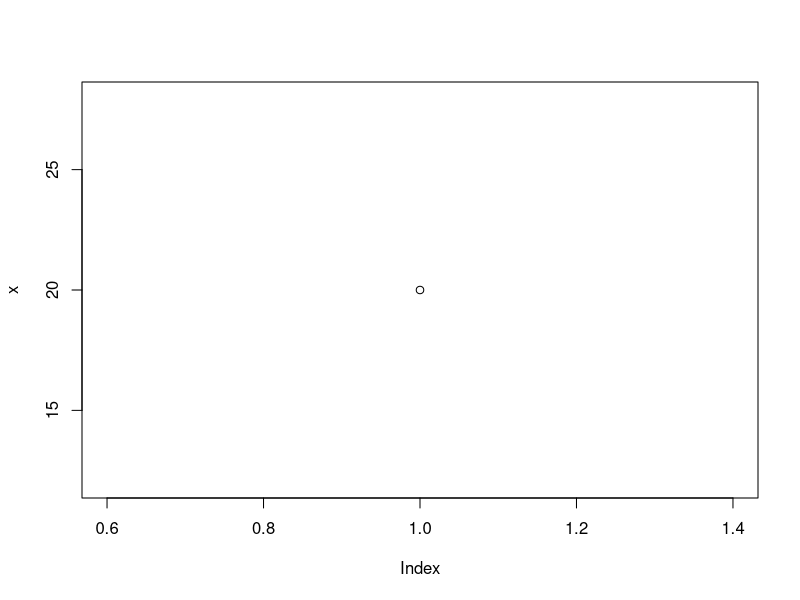
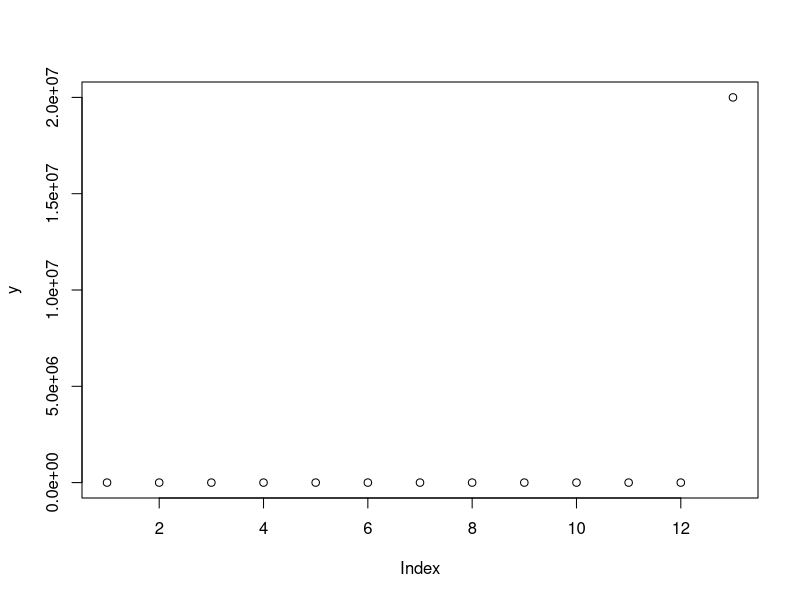
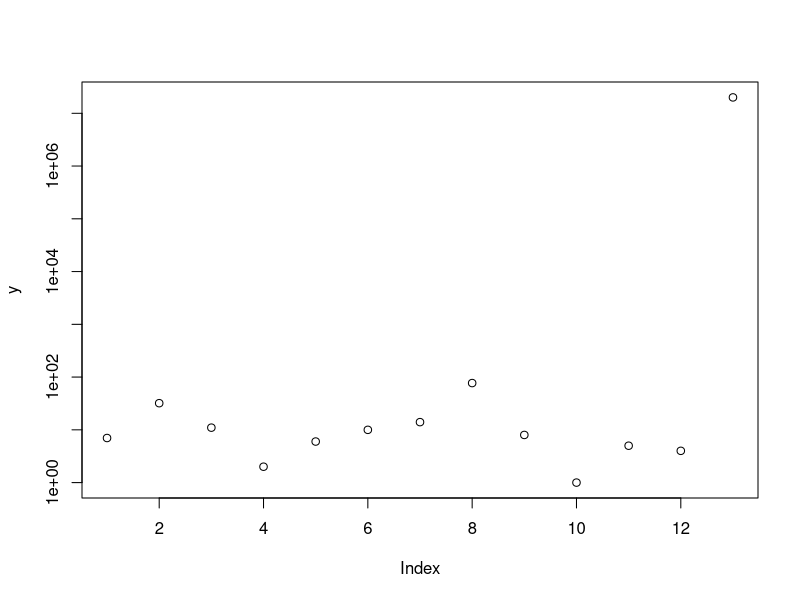
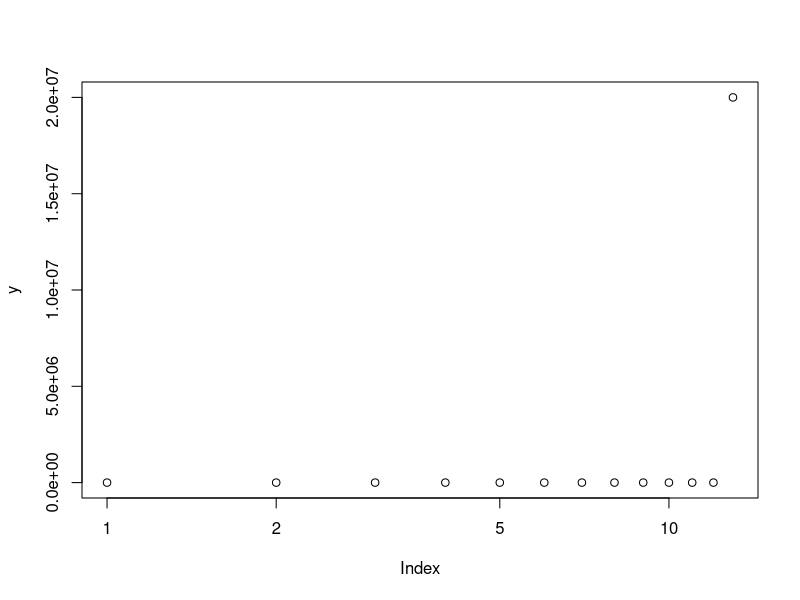
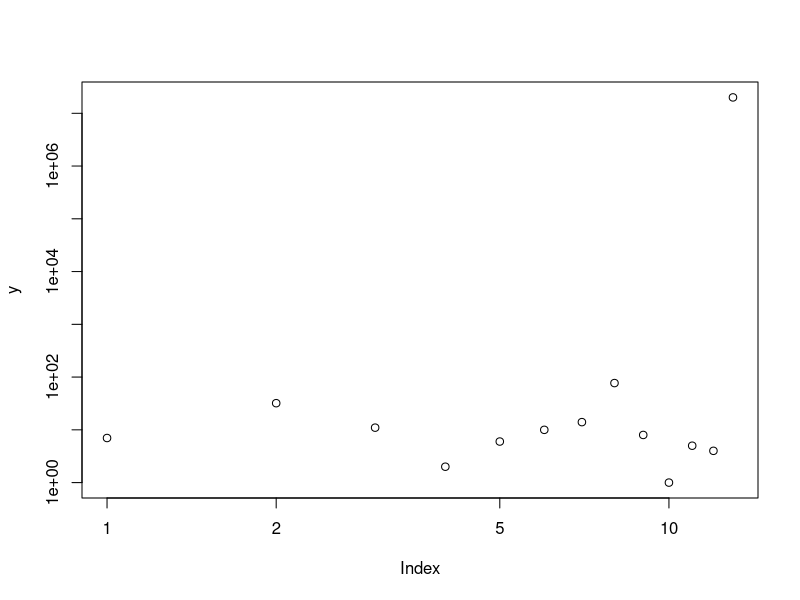
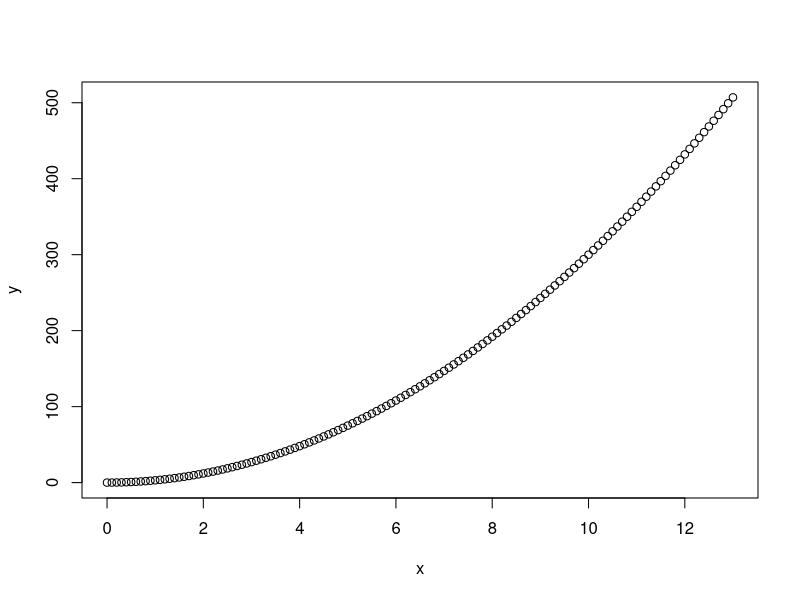
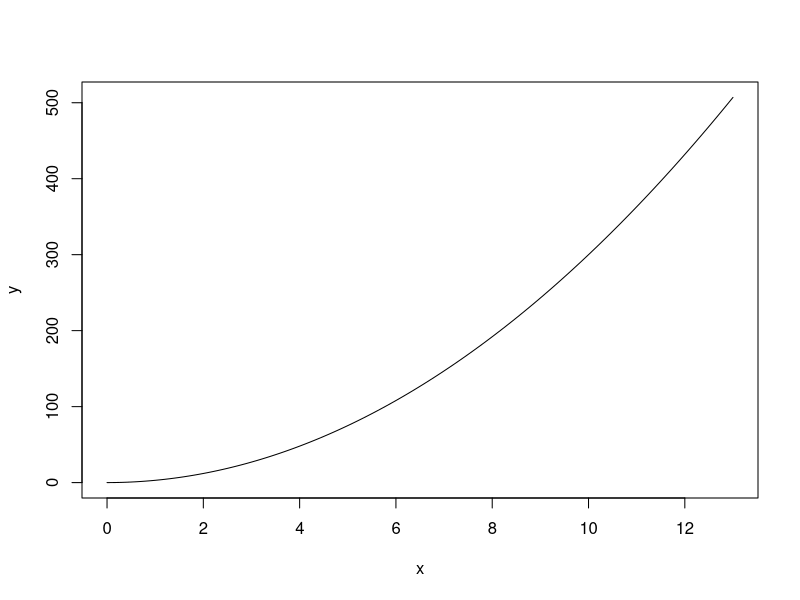
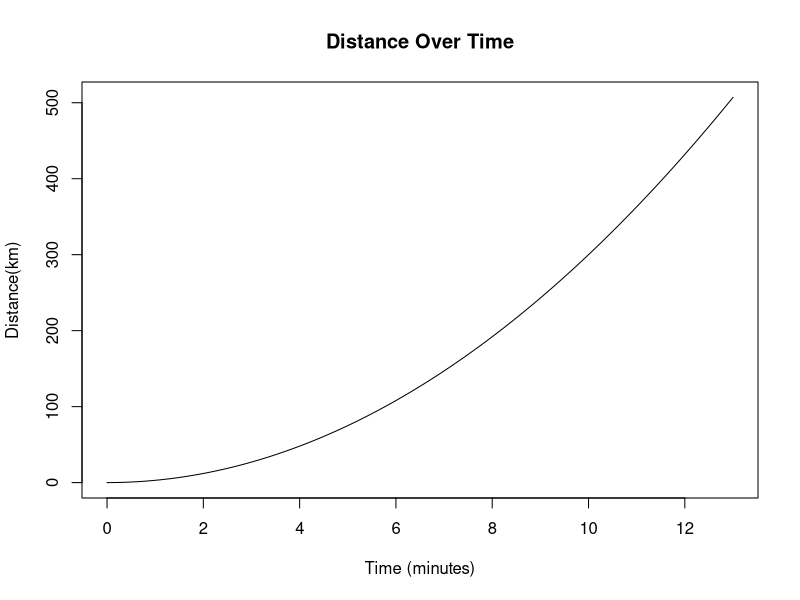

Here is the R script that generated these plots, in order:

## Define variable x to be some number
x = 20

## Define a list of numbers
y = c(7, 32, 11, 2, 6, 10, 14, 77, 8, 1, 5, 4, 20000000)  # c() is a protected function, so are T,F,t()

##
plot(x)

##
plot(y)

## plot y on a log scale (vertical)
plot(y,log='y')

## plot y on a log scale (horizontal)
plot(y,log='x')

## plot y on a log scale (both)
plot(y,log='xy')

## how to plot a function
# want to plot the function y = 3x^2
# [1] define x coordinates: min = 0, max = 13
x = seq(0,13,0.1) # increment = 0.1
# [2] define y coordinates based on x
y = 3*x^2
plot(x,y) # defaults to plotting points

# specify plot in 'line'
plot(x,y,type='l')

# axes labels, title, units, color, tick marks, legend, gridlines

# add labels/units (minutes vs. distance) and title (Distance over time)
plot(x,y,type='l',
     xlab='Time (minutes)',
     ylab='Distance(km)',
     main='Distance Over Time')

z = sin(x) # trig as expected | exponential: exp() | ln: log()
plot(x,z,type='l',col='blue') # new plot command erases previous

#adding two curves to same set of axes
plot(x,y,type='l',
     xlab='Time (minutes)',
     ylab='Distance(km)',
     main='Distance Over Time')
lines(x,z,col='blue',lty=2) # doesn't work because of scale difference

## Attempt #3: Add z with its own scale
par(new=F)
plot(x,y,type='l',
     xlab='Time (minutes)',
     ylab='Distance(km)',
     #ann=F,axes=F, 
     xlim=c(0,13), ylim=c(0,500),
     main='Distance Over Time')
#axis(2,at=seq(0,500,100))
par(new=T)
plot(x,z,type='l',col='blue',lty=2,
     ann=F,axes=F, xlim=c(0,13), ylim=c(-1,1))
axis(4)
grid()
legend("top",c("black line","blue line"),lty=c(1,2),col=c("black","blue"))

# solving and plotting solution to a differential equation

# logistic model: r = 0.1; K = 250

# install.packages('pracma') (only once ever)

library('pracma') # load package each time you restart and need it

r = 1
K = 250

f = function(t,i) r*i*(1-i/K)

a = 0 #start time
b = 30 #end time
y0 = 1 #initial population affected


# use rk4 to solve models
sol = rk4(f,a,b,y0,500)


plot(sol$x,sol$y,type='l',xlab='t',ylab='I(t)')

